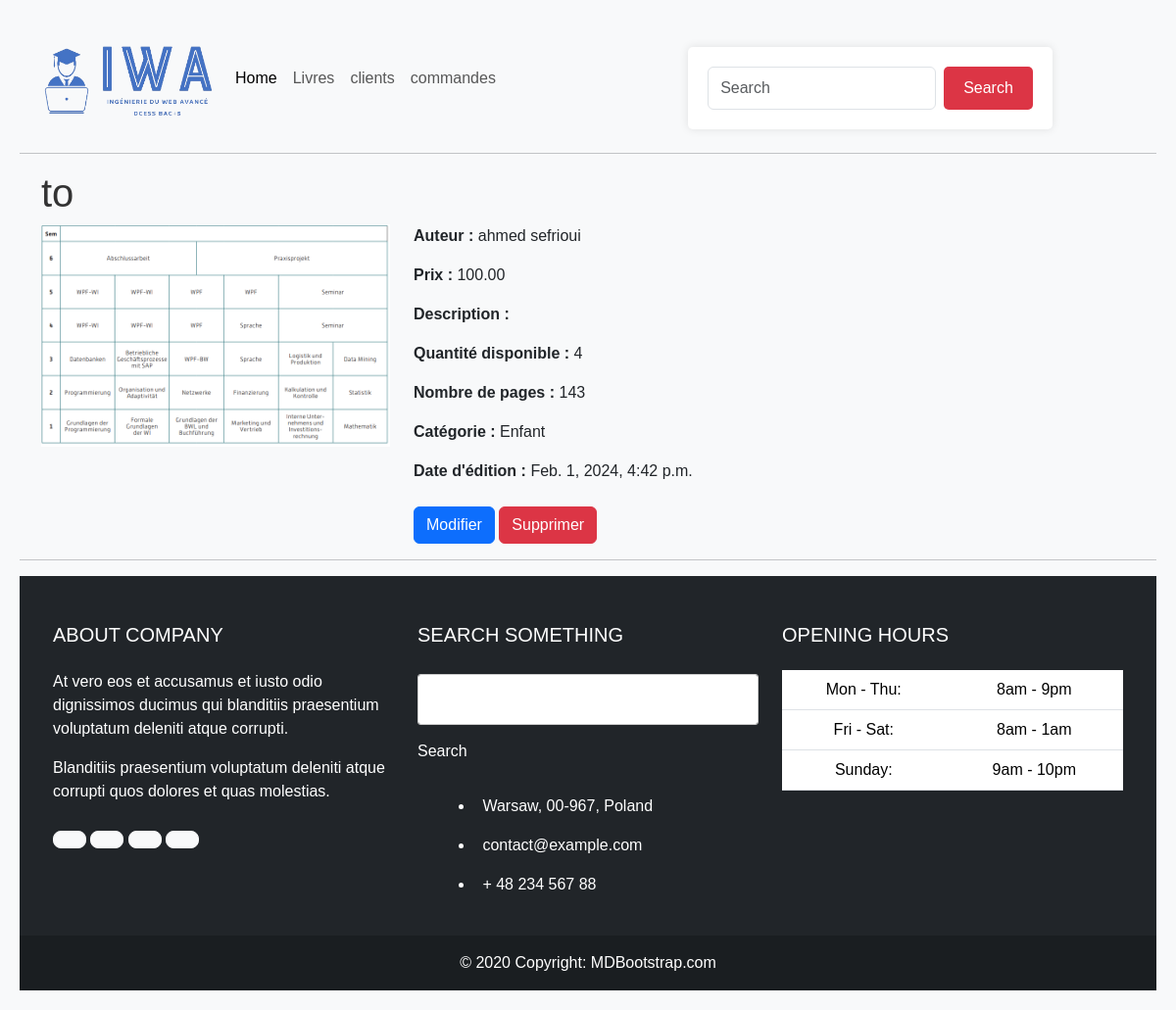
Page /livre/detail_livre/2 on the committed database.
### Livre/models.py (models this page shows, shortened)
class Livre(models.Model):
    CATEGORY = (
        ('Physique', 'Physique'),
        ('Mathématique', 'Mathématique'),
        ('Chimie', 'Chimie'),
        ('Science', 'Science'),
        ('Enfant', 'Enfant'),
        ('Informatique', 'Informatique')
    )
    titre = models.CharField(max_length=100)
    auteur = models.CharField(max_length=100)
    prix = models.DecimalField(max_digits=5, decimal_places=2)
    discription = models.TextField(null=True, blank=True)
    image_covr = models.ImageField(upload_to='photos/%y/%m/%d', null=True)
    quantite = models.IntegerField()
    pages = models.PositiveSmallIntegerField()
    category = models.CharField(max_length=190, null=True, choices=CATEGORY)
    date_edition = models.DateTimeField(default=datetime.now)

### Livre/views.py (the view)
# urls.py: path('detail_livre/<int:id>', views.detail_livre, name='detail_livre'),
def detail_livre(request, id):
    livre = get_object_or_404(Livre, id=id)
    context = {'livre': livre}
    return render(request, 'livre/detail_livre.html', context)

### templates/livre/detail_livre.html
{%extends 'main.html'%}
{% block contenu%}
 <div class="container">
    <div class="row">
        <div class="col-md-12">
            <h1>{{ livre.titre }}</h1>
        </div>
    </div>
    <div class="row">
        <div class="col-md-4">
            <img src="{{ livre.image_covr.url }}" alt="Image de couverture du livre" class="img-fluid">
        </div>
        <div class="col-md-8">
            <p><strong>Auteur :</strong> {{ livre.auteur }}</p>
            <p><strong>Prix :</strong> {{ livre.prix }}</p>
            <p><strong>Description :</strong> {{ livre.discription }}</p>
            <p><strong>Quantité disponible :</strong> {{ livre.quantite }}</p>
            <p><strong>Nombre de pages :</strong> {{ livre.pages }}</p>
            <p><strong>Catégorie :</strong> {{ livre.category }}</p>
            <p><strong>Date d'édition :</strong> {{ livre.date_edition }}</p>
            <div class="mt-4">
                <a href="{%url 'modifier_livre' livre.id%}" class="btn btn-primary">Modifier</a>
                <a href="{%url 'supprimer_livre' livre.id%}" class="btn btn-danger ml-3">Supprimer</a>
            </div>
        </div>
    </div>
</div>
{%endblock%}

### static/css/main.css (style rules this page uses)
body { font-family: Arial, sans-serif; background-color: #f8f9fa; }
body { font-family: Arial, sans-serif; background-color: #f4f4f4; padding: 20px; }
h1 { color: #333; }
body { font-family: Arial, sans-serif; background-color: #f8f9fa; padding: 20px; }
a { color: #007bff; text-decoration: none; }

### rows in the picture
Livre: titre "to", image_covr (picture), auteur "ahmed sefrioui", prix "100.00", quantite "4", pages "143", category "Enfant", date_edition "Feb. 1, 2024, 4:42 p.m."
